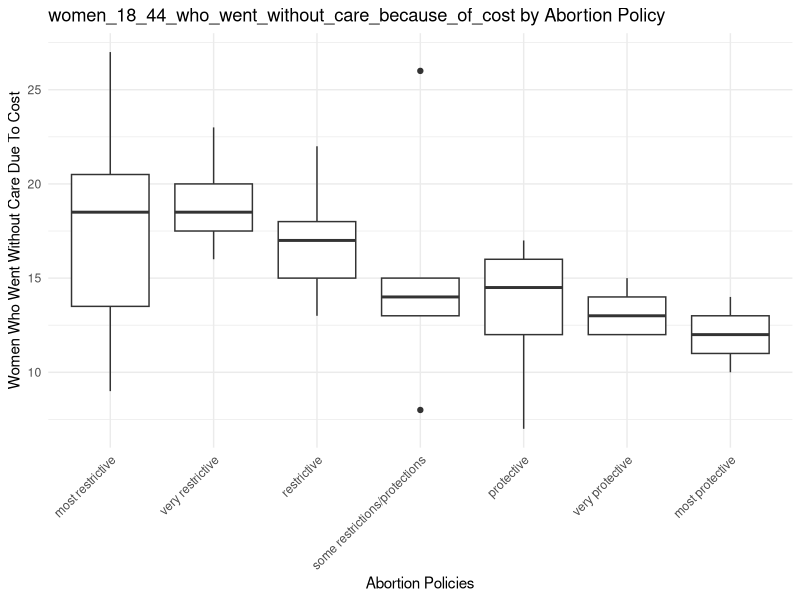
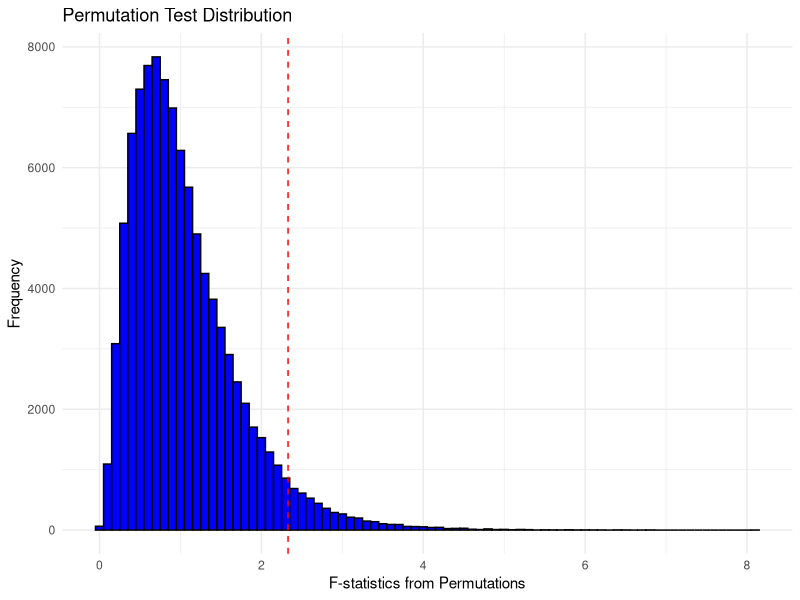

Recreate these plots in R, in order. (Note: this script raises an error after producing the figures.)
## ---- chunk 1

library(tidyverse)
library(readr)
## ---- chunk 2

df <- read_csv("../data/clean_data/merged_data.csv", show_col_types = FALSE)
df <- df[!is.na(df$abortion_policies), ]
df_test <- df[df$State != "US", ]

## ---- chunk 3

table(df$abortion_policies)
## ---- chunk 4

colnames(df)
## ---- chunk 5

# Kruskal-Wallis test
kruskal.test(women_18_44_who_went_without_care_because_of_cost ~ abortion_policies, data = df)

# If Kruskal-Wallis is significant, run pairwise Wilcoxon tests
pairwise.wilcox.test(df$`women_18_44_who_went_without_care_because_of_cost`, 
                     df$abortion_policies,
                     p.adjust.method = "bonferroni")

# For visualization
# First reorder the factor levels
df$abortion_policies <- factor(df$abortion_policies, 
                             levels = c("most restrictive", 
                                      "very restrictive", 
                                      "restrictive",
                                      "some restrictions/protections",
                                      "protective",
                                      "very protective",
                                      "most protective"))

# Then create the plot
ggplot(df, aes(x = abortion_policies, y = women_18_44_who_went_without_care_because_of_cost)) +
  geom_boxplot() +
  theme_minimal() +
  theme(axis.text.x = element_text(angle = 45, hjust = 1)) +
  labs(x = "Abortion Policies", 
       y = "Women Who Went Without Care Due To Cost",
       title = "women_18_44_who_went_without_care_because_of_cost by Abortion Policy")

## ---- chunk 6

options(repos = c(CRAN = "https://cran.r-project.org"))
install.packages("dplyr")
library(dplyr)

df_test <- df[df$State != "US", ]

## ---- chunk 7

set.seed(5100)

permutation_test <- function(data, group_col, value_col, n_permutations = 100000) {
  observed_stat <- summary(aov(data[[value_col]] ~ data[[group_col]]))[[1]][["F value"]][1]

  perm_stats <- replicate(n_permutations, {
    shuffled_values <- sample(data[[value_col]])
    perm_stat <- summary(aov(shuffled_values ~ data[[group_col]]))[[1]][["F value"]][1]
    perm_stat
  })

  p_value <- mean(perm_stats >= observed_stat)
  list(observed_stat = observed_stat, p_value = p_value, perm_stats = perm_stats)
}

result <- permutation_test(
  data = df_test,
  group_col = "abortion_policies",
  value_col = "women_18_44_who_went_without_care_because_of_cost"
)

cat("Observed Statistic (F):", result$observed_stat, "\n")
cat("Permutation Test P-Value:", result$p_value, "\n")

## ---- chunk 8

ggplot(data.frame(perm_stats = result$perm_stats), aes(x = perm_stats)) +
  geom_histogram(binwidth = 0.1, fill = "blue", color = "black") +
  geom_vline(xintercept = result$observed_stat, color = "red", linetype = "dashed") +
  labs(
    title = "Permutation Test Distribution",
    x = "F-statistics from Permutations",
    y = "Frequency"
  ) +
  theme_minimal()

## ---- chunk 9

pairwise_permutation_test <- function(data, group_col, value_col, n_permutations = 10000) {
  groups <- unique(data[[group_col]])
  comparisons <- combn(groups, 2, simplify = FALSE)
  results <- lapply(comparisons, function(pair) {
    group1 <- data[[value_col]][data[[group_col]] == pair[1]]
    group2 <- data[[value_col]][data[[group_col]] == pair[2]]
    
    observed_diff <- abs(median(group1) - median(group2))
    
    pooled <- c(group1, group2)
    perm_diffs <- replicate(n_permutations, {
      shuffled <- sample(pooled)
      abs(median(shuffled[1:length(group1)]) - median(shuffled[(length(group1) + 1):length(pooled)]))
    })
    
    p_value <- mean(perm_diffs >= observed_diff)
    
    list(pair = pair, observed_diff = observed_diff, p_value = p_value)
  })
  
  data.frame(
    Group1 = sapply(results, function(x) x$pair[1]),
    Group2 = sapply(results, function(x) x$pair[2]),
    Observed_Diff = sapply(results, function(x) x$observed_diff),
    P_Value = sapply(results, function(x) x$p_value)
  )
}

pairwise_results <- pairwise_permutation_test(
  data = df_test,
  group_col = "abortion_policies",
  value_col = "women_18_44_who_went_without_care_because_of_cost"
)

print(pairwise_results)
                           
## ---- chunk 10

# Kruskal-Wallis test
kruskal.test(`maternal_mortality_rates_2018_2022_per_100,000_live births` ~ abortion_policies, data = df)

# If Kruskal-Wallis is significant, run pairwise Wilcoxon tests
pairwise.wilcox.test(df$`maternal_mortality_rates_2018_2022_per_100,000_live births`, 
                     df$abortion_policies,
                     p.adjust.method = "bonferroni")

# Then create the plot
ggplot(df, aes(x = abortion_policies, y = `maternal_mortality_rates_2018_2022_per_100,000_live births`)) +
  geom_boxplot() +
  theme_minimal() +
  theme(axis.text.x = element_text(angle = 45, hjust = 1)) +
  labs(x = "Abortion Policies", 
       y = "Foster Children per Capita",
       title = "Foster Care Rates by Abortion Policy")

## ---- chunk 11

set.seed(5100)

permutation_test <- function(data, group_col, value_col, n_permutations = 100000) {
  observed_stat <- summary(aov(data[[value_col]] ~ data[[group_col]]))[[1]][["F value"]][1]

  perm_stats <- replicate(n_permutations, {
    shuffled_values <- sample(data[[value_col]])
    perm_stat <- summary(aov(shuffled_values ~ data[[group_col]]))[[1]][["F value"]][1]
    perm_stat
  })

  p_value <- mean(perm_stats >= observed_stat)
  list(observed_stat = observed_stat, p_value = p_value, perm_stats = perm_stats)
}

result <- permutation_test(
  data = df_test,
  group_col = "abortion_policies",
  value_col = "maternal_mortality_rates_2018_2022_per_100,000_live births"
)

cat("Observed Statistic (F):", result$observed_stat, "\n")
cat("Permutation Test P-Value:", result$p_value, "\n")


## ---- chunk 12

ggplot(data.frame(perm_stats = result$perm_stats), aes(x = perm_stats)) +
  geom_histogram(binwidth = 0.1, fill = "blue", color = "black") +
  geom_vline(xintercept = result$observed_stat, color = "red", linetype = "dashed") +
  labs(
    title = "Permutation Test Distribution",
    x = "F-statistics from Permutations",
    y = "Frequency"
  ) +
  theme_minimal()

## ---- chunk 13

df_test <- df_test[!is.na(df_test$`maternal_mortality_rates_2018_2022_per_100,000_live births`), ]

pairwise_permutation_test <- function(data, group_col, value_col, n_permutations = 10000) {
  groups <- unique(data[[group_col]])
  comparisons <- combn(groups, 2, simplify = FALSE)
  results <- lapply(comparisons, function(pair) {
    group1 <- data[[value_col]][data[[group_col]] == pair[1]]
    group2 <- data[[value_col]][data[[group_col]] == pair[2]]
    
    observed_diff <- abs(median(group1) - median(group2))
    
    pooled <- c(group1, group2)
    perm_diffs <- replicate(n_permutations, {
      shuffled <- sample(pooled)
      abs(median(shuffled[1:length(group1)]) - median(shuffled[(length(group1) + 1):length(pooled)]))
    })
    
    p_value <- mean(perm_diffs >= observed_diff)
    
    list(pair = pair, observed_diff = observed_diff, p_value = p_value)
  })
  
  data.frame(
    Group1 = sapply(results, function(x) x$pair[1]),
    Group2 = sapply(results, function(x) x$pair[2]),
    Observed_Diff = sapply(results, function(x) x$observed_diff),
    P_Value = sapply(results, function(x) x$p_value)
  )
}

pairwise_results <- pairwise_permutation_test(
  data = df_test,
  group_col = "abortion_policies",
  value_col = "maternal_mortality_rates_2018_2022_per_100,000_live births"
)

print(pairwise_results)

## ---- chunk 14

# Kruskal-Wallis test
kruskal.test(percent_uninsured_women_during_pregnancy_2021 ~ abortion_policies, data = df)

# If Kruskal-Wallis is significant, run pairwise Wilcoxon tests
pairwise.wilcox.test(df$percent_uninsured_women_during_pregnancy_2021, 
                     df$abortion_policies,
                     p.adjust.method = "bonferroni")

# For visualization
# First reorder the factor levels
df$abortion_policies <- factor(df$abortion_policies, 
                             levels = c("most restrictive", 
                                      "very restrictive", 
                                      "restrictive",
                                      "some restrictions/protections",
                                      "protective",
                                      "very protective",
                                      "most protective"))

# Then create the plot
ggplot(df, aes(x = abortion_policies, y = percent_uninsured_women_during_pregnancy_2021)) +
  geom_boxplot() +
  theme_minimal() +
  theme(axis.text.x = element_text(angle = 45, hjust = 1)) +
  labs(x = "Abortion Policies", 
       y = "percent_uninsured_women_during_pregnancy_2021",
       title = "percent_uninsured_women_during_pregnancy_2021 by Abortion Policy")

## ---- chunk 15

set.seed(5100)

permutation_test <- function(data, group_col, value_col, n_permutations = 100000) {
  observed_stat <- summary(aov(data[[value_col]] ~ data[[group_col]]))[[1]][["F value"]][1]

  perm_stats <- replicate(n_permutations, {
    shuffled_values <- sample(data[[value_col]])
    perm_stat <- summary(aov(shuffled_values ~ data[[group_col]]))[[1]][["F value"]][1]
    perm_stat
  })

  p_value <- mean(perm_stats >= observed_stat)
  list(observed_stat = observed_stat, p_value = p_value, perm_stats = perm_stats)
}

result <- permutation_test(
  data = df_test,
  group_col = "abortion_policies",
  value_col = "percent_uninsured_women_during_pregnancy_2021"
)

cat("Observed Statistic (F):", result$observed_stat, "\n")
cat("Permutation Test P-Value:", result$p_value, "\n")


## ---- chunk 16

ggplot(data.frame(perm_stats = result$perm_stats), aes(x = perm_stats)) +
  geom_histogram(binwidth = 0.1, fill = "blue", color = "black") +
  geom_vline(xintercept = result$observed_stat, color = "red", linetype = "dashed") +
  labs(
    title = "Permutation Test Distribution",
    x = "F-statistics from Permutations",
    y = "Frequency"
  ) +
  theme_minimal()

## ---- chunk 17

df_test[!is.na(df_test$`percent_uninsured_women_during_pregnancy_2021`), ]

pairwise_permutation_test <- function(data, group_col, value_col, n_permutations = 10000) {
  groups <- unique(data[[group_col]])
  comparisons <- combn(groups, 2, simplify = FALSE)
  results <- lapply(comparisons, function(pair) {
    group1 <- data[[value_col]][data[[group_col]] == pair[1]]
    group2 <- data[[value_col]][data[[group_col]] == pair[2]]
    
    observed_diff <- abs(median(group1) - median(group2))
    
    pooled <- c(group1, group2)
    perm_diffs <- replicate(n_permutations, {
      shuffled <- sample(pooled)
      abs(median(shuffled[1:length(group1)]) - median(shuffled[(length(group1) + 1):length(pooled)]))
    })
    
    p_value <- mean(perm_diffs >= observed_diff)
    
    list(pair = pair, observed_diff = observed_diff, p_value = p_value)
  })
  
  data.frame(
    Group1 = sapply(results, function(x) x$pair[1]),
    Group2 = sapply(results, function(x) x$pair[2]),
    Observed_Diff = sapply(results, function(x) x$observed_diff),
    P_Value = sapply(results, function(x) x$p_value)
  )
}

pairwise_results <- pairwise_permutation_test(
  data = df_test,
  group_col = "abortion_policies",
  value_col = "percent_uninsured_women_during_pregnancy_2021"
)

print(pairwise_results)
                           
